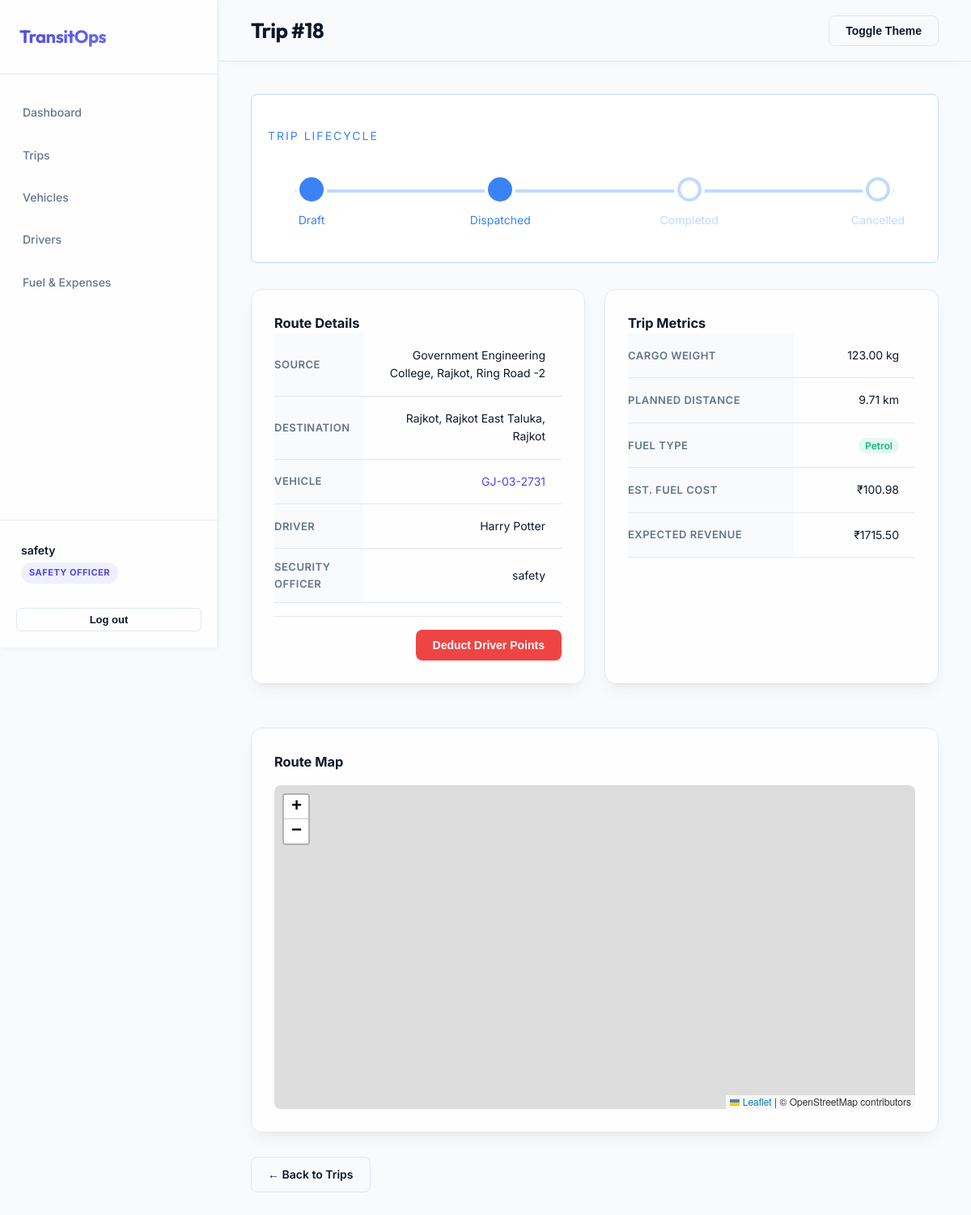
/trips/18/ (signed in), run on an earlier commit of the app's database.
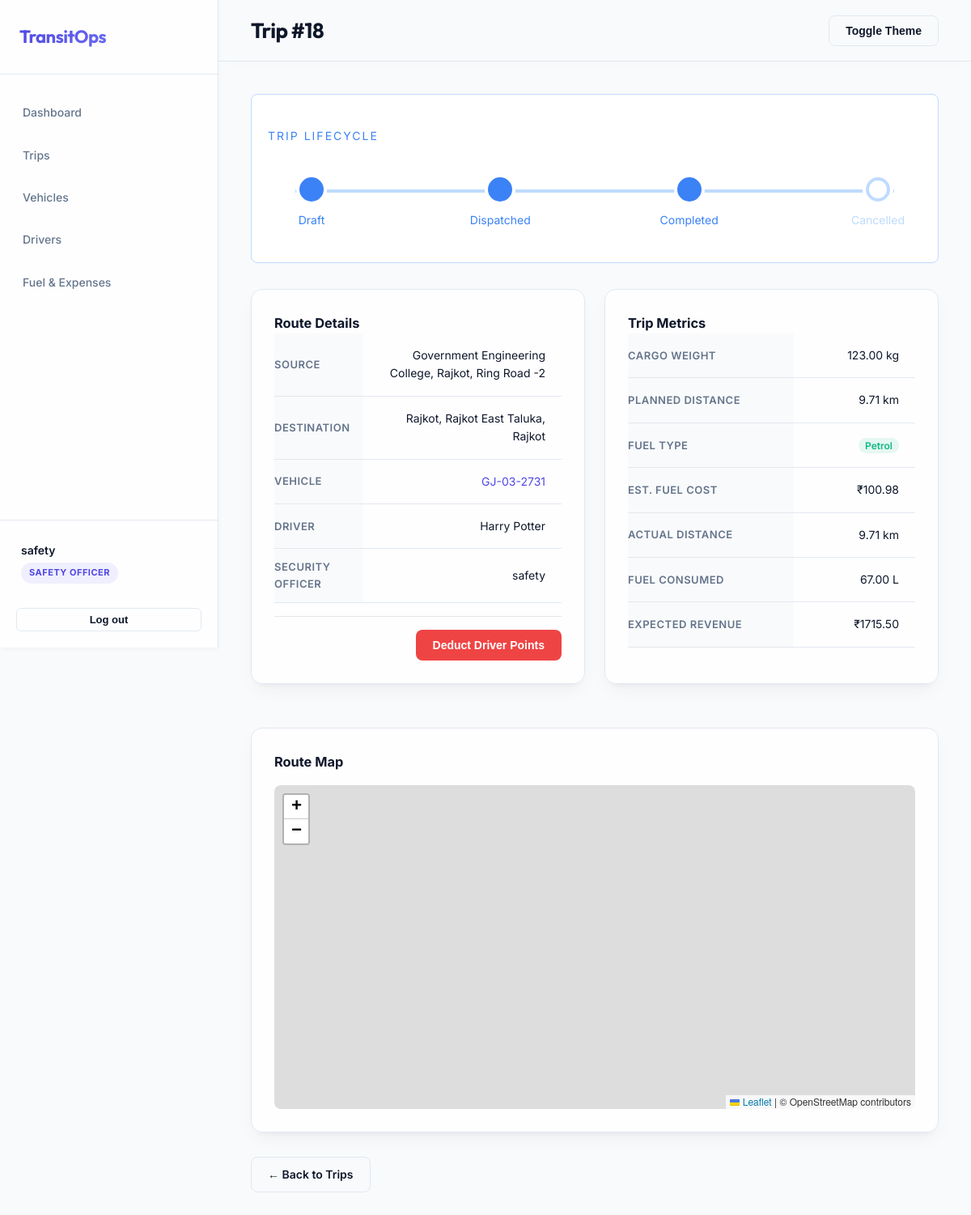
And on a later commit of the database.
### trips/models.py (models this page shows, shortened)
class Trip(models.Model):
    STATUS_CHOICES = (
        ('Draft', 'Draft'),
        ('Dispatched', 'Dispatched'),
        ('Completed', 'Completed'),
        ('Cancelled', 'Cancelled'),
    )
    FUEL_TYPE_CHOICES = (
        ('Diesel', 'Diesel'),
        ('Petrol', 'Petrol'),
        ('CNG', 'CNG'),
    )
    source = models.CharField(max_length=200)
    destination = models.CharField(max_length=200)
    vehicle = models.ForeignKey(Vehicle, on_delete=models.CASCADE, related_name='trips')
    driver = models.ForeignKey(Driver, on_delete=models.CASCADE, related_name='trips')
    security_officer = models.ForeignKey(User, on_delete=models.SET_NULL, null=True, blank=True, related_name='supervised_trips')
    cargo_weight = models.DecimalField(max_digits=10, decimal_places=2, help_text="in kg")
    planned_distance = models.DecimalField(max_digits=10, decimal_places=2, help_text="in km")
    actual_distance = models.DecimalField(max_digits=10, decimal_places=2, null=True, blank=True)
    fuel_consumed = models.DecimalField(max_digits=10, decimal_places=2, null=True, blank=True)
    revenue = models.DecimalField(max_digits=12, decimal_places=2, default=0.00, help_text="Trip Revenue for ROI calculation")
    fuel_type = models.CharField(max_length=10, choices=FUEL_TYPE_CHOICES, default='Diesel', help_text="Type of fuel used")
    estimated_fuel_cost = models.DecimalField(max_digits=12, decimal_places=2, default=0.00, help_text="Auto-calculated estimated fuel cost (₹)")
    status = models.CharField(max_length=20, choices=STATUS_CHOICES, default='Draft')
    created_by = models.ForeignKey(User, on_delete=models.SET_NULL, null=True)
    dispatched_at = models.DateTimeField(null=True, blank=True)
    completed_at = models.DateTimeField(null=True, blank=True)
    cancelled_at = models.DateTimeField(null=True, blank=True)
    created_at = models.DateTimeField(auto_now_add=True)
    updated_at = models.DateTimeField(auto_now=True)
    class Meta:
        ordering = ['-created_at']

### vehicles/models.py (models this page shows, shortened)
class Vehicle(models.Model):
    STATUS_CHOICES = (
        ('Available', 'Available'),
        ('On Trip', 'On Trip'),
        ('In Shop', 'In Shop'),
        ('Retired', 'Retired'),
    )
    registration_number = models.CharField(max_length=50, unique=True, db_index=True)
    name_model = models.CharField(max_length=100)
    vehicle_type = models.CharField(max_length=50)
    max_load_capacity = models.DecimalField(max_digits=10, decimal_places=2, help_text="in kg")
    odometer = models.DecimalField(max_digits=10, decimal_places=2, default=0.0, help_text="in km")
    acquisition_cost = models.DecimalField(max_digits=12, decimal_places=2)
    status = models.CharField(max_length=20, choices=STATUS_CHOICES, default='Available')
    region = models.CharField(max_length=100, blank=True)
    created_at = models.DateTimeField(auto_now_add=True)
    updated_at = models.DateTimeField(auto_now=True)
    class Meta:
        ordering = ['-created_at']

### drivers/models.py (models this page shows, shortened)
class Driver(models.Model):
    STATUS_CHOICES = (
        ('Available', 'Available'),
        ('On Trip', 'On Trip'),
        ('Off Duty', 'Off Duty'),
        ('Suspended', 'Suspended'),
    )
    user = models.OneToOneField(User, on_delete=models.CASCADE, null=True, blank=True, related_name='driver_profile')
    name = models.CharField(max_length=100)
    license_number = models.CharField(max_length=50, unique=True)
    license_category = models.CharField(max_length=50)
    license_expiry_date = models.DateField()
    contact_number = models.CharField(max_length=20)
    safety_score = models.IntegerField(default=100, help_text="0-100")
    status = models.CharField(max_length=20, choices=STATUS_CHOICES, default='Available')
    created_at = models.DateTimeField(auto_now_add=True)
    updated_at = models.DateTimeField(auto_now=True)
    class Meta:
        ordering = ['-created_at']

### trips/views.py (the view)
# urls.py: path('<int:trip_id>/', views.trip_detail, name='trip_detail'),
@role_required('Fleet Manager', 'Safety Officer', 'Driver', 'Admin')
def trip_detail(request, trip_id):
    trip = get_object_or_404(Trip, id=trip_id)
    if hasattr(request.user, 'profile') and request.user.profile.role == 'Driver':
        if trip.driver.user != request.user:
            messages.error(request, 'You do not have permission to view this trip.')
            return redirect('trips_list')
    return render(request, 'trips/detail.html', {'trip': trip})

### templates/trips/detail.html (shortened to what the changed rows need)
{% extends 'base.html' %}
{% block page_title %}Trip #{{ trip.id }}{% endblock %}
{% block extra_head %}
<link rel="stylesheet" href="https://unpkg.com/leaflet@1.9.4/dist/leaflet.css"/>
{% endblock %}
{% block content %}
<div class="trip-lifecycle">
    <div class="progress-track">
        <div class="step {% if trip.status == 'Completed' %}active-completed{% endif %}">
            <div class="step-dot"></div>
            <div class="step-label">Completed</div>
        </div>
    </div>
</div>
<div class="grid grid-cols-2" style="gap: 24px;">
    <div class="card">
        <table class="table" style="width: 100%;">
            <tbody>
                <tr>
                    <th style="text-align: left; padding: 12px 0;">Source</th>
                    <td style="text-align: right;">{{ trip.source }}</td>
                </tr>
                <tr>
                    <th style="text-align: left; padding: 12px 0;">Destination</th>
                    <td style="text-align: right;">{{ trip.destination }}</td>
                </tr>
                <tr>
                    <th style="text-align: left; padding: 12px 0;">Vehicle</th>
                    <td style="text-align: right;">
                        <a href="{% url 'vehicle_detail' trip.vehicle.id %}" style="color: var(--primary);">{{ trip.vehicle.registration_number }}</a>
                    </td>
                </tr>
                <tr>
                    <th style="text-align: left; padding: 12px 0;">Driver</th>
                    <td style="text-align: right;">{{ trip.driver.name }}</td>
                </tr>
                {% if trip.security_officer %}
                <tr>
                    <th style="text-align: left; padding: 12px 0;">Security Officer</th>
                    <td style="text-align: right;">{{ trip.security_officer.get_full_name|default:trip.security_officer.username }}</td>
                </tr>
                {% endif %}
            </tbody>
        </table>
    </div>
    <div class="card">
        <table class="table" style="width: 100%;">
            <tbody>
                <tr>
                    <th style="text-align: left; padding: 12px 0;">Cargo Weight</th>
                    <td style="text-align: right;">{{ trip.cargo_weight }} kg</td>
                </tr>
                <tr>
                    <th style="text-align: left; padding: 12px 0;">Planned Distance</th>
                    <td style="text-align: right;">{{ trip.planned_distance }} km</td>
                </tr>
                <tr>
                    <th style="text-align: left; padding: 12px 0;">Fuel Type</th>
                    <td style="text-align: right;">
                        <span style="background: rgba(16,185,129,0.1); color: #10B981; padding: 2px 8px; border-radius: 12px; font-size: 12px; font-weight: 600;">
                            {{ trip.fuel_type }}
                        </span>
                    </td>
                </tr>
                <tr>
                    <th style="text-align: left; padding: 12px 0;">Est. Fuel Cost</th>
                    <td style="text-align: right;">₹{{ trip.estimated_fuel_cost|floatformat:2 }}</td>
                </tr>
                {% if trip.status == 'Completed' %}
                <tr>
                    <th style="text-align: left; padding: 12px 0;">Actual Distance</th>
                    <td style="text-align: right;">{{ trip.actual_distance }} km</td>
                </tr>
                <tr>
                    <th style="text-align: left; padding: 12px 0;">Fuel Consumed</th>
                    <td style="text-align: right;">{{ trip.fuel_consumed }} L</td>
                </tr>
                {% endif %}
                <tr>
                    <th style="text-align: left; padding: 12px 0;">Expected Revenue</th>
                    <td style="text-align: right;">₹{{ trip.revenue|floatformat:2 }}</td>
                </tr>
            </tbody>
        </table>
    </div>
</div>
{% endblock %}

What changed in the data, as far as the page shows it:
changed Trip "Government Engineering College, Rajkot, Ring Road -2": status "Dispatched" → "Completed" (drawn); actual_distance (not shown) → "9.71"; fuel_consumed (not shown) → "67.00"
Also different on the page:
text now shown: "ACTUAL DISTANCE km FUEL CONSUMED L"
